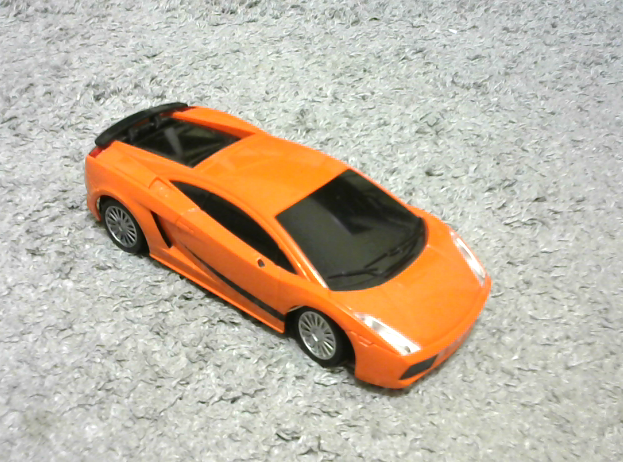
#> input picture Course-2/Resources/lambo.PNG, 623 x 462 px, found by its file name
$ python 3-Resizing-and-Cropping.py
#> lines starting #> are read from the running program, lines starting #| are printed output that depends on the picture
import cv2 as cv
import numpy as np


img = cv.imread('Resources/lambo.png')
#> img is the input picture: shape (462, 623, 3); mean B, G, R 161.3, 179.4, 192.2
cv.imshow('Original Image', img)

print(img.shape)
#| (462, 623, 3)

# 1. Resizing an image
resizedImg = cv.resize(img, (300, 200))
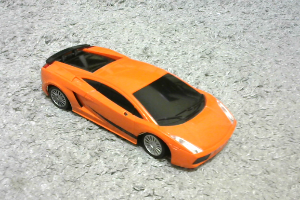
#> resizedImg: shape (200, 300, 3); mean B, G, R 161.2, 179.3, 192.1
cv.imshow('Resized Image', resizedImg)

# 2. Cropping an image -- [height, width]
croppedImg = img[100:-50, 30:-80]
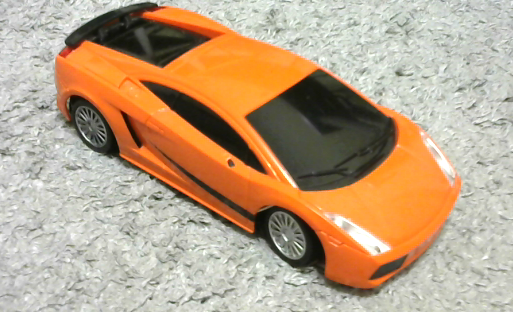
#> croppedImg: shape (312, 513, 3); mean B, G, R 133.8, 161.9, 187.3
cv.imshow('Cropped Image', croppedImg)

cv.waitKey(0)
